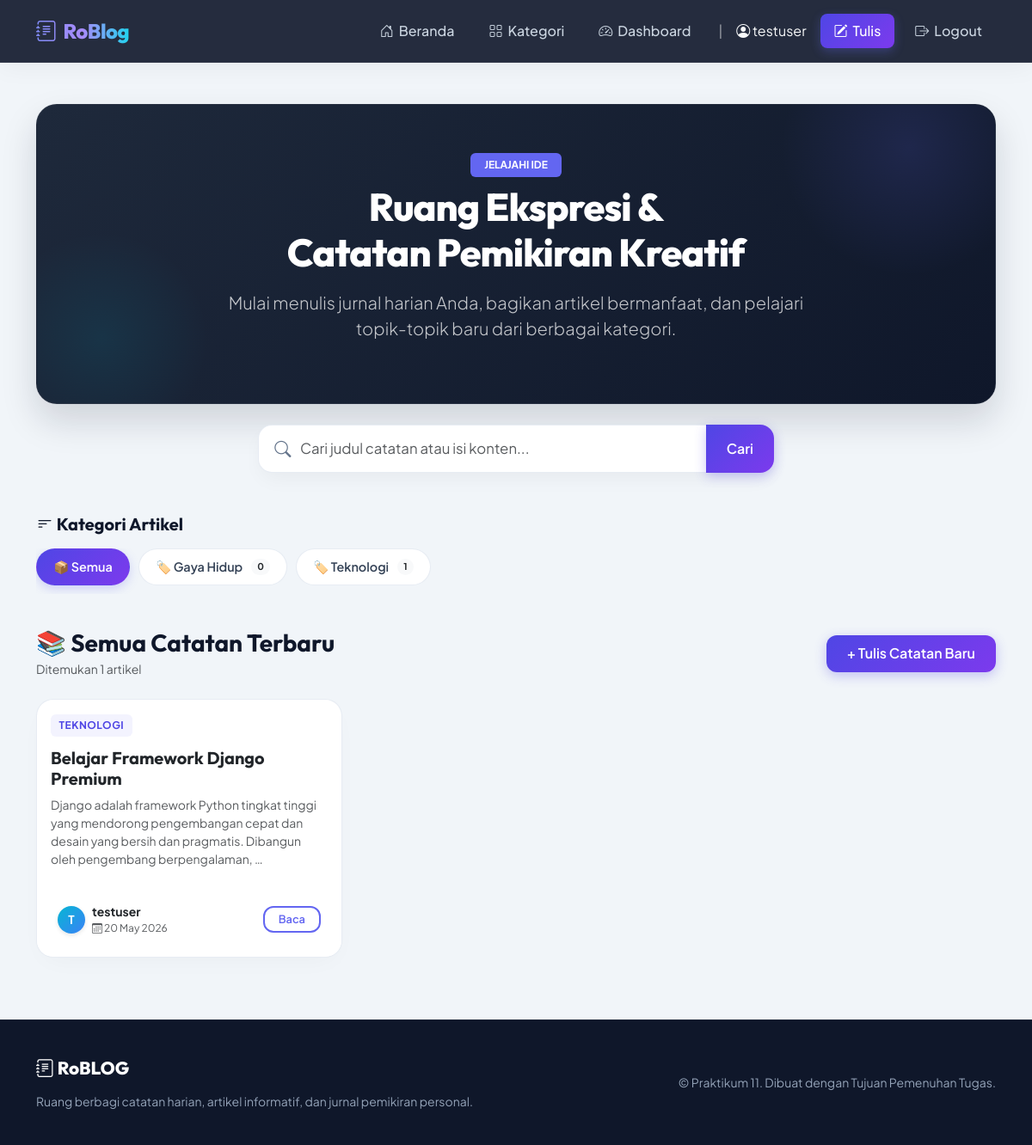
Screenshot of / (signed in) with the database file from the repository.
### blog/models.py (models this page shows, shortened)
class Category(models.Model):
    name = models.CharField(max_length=100, unique=True)
    slug = models.SlugField(max_length=100, unique=True, blank=True)
    description = models.TextField(blank=True, null=True)
    class Meta:
        verbose_name_plural = "Categories"

class Post(models.Model):
    title = models.CharField(max_length=200)
    content = models.TextField()
    author = models.ForeignKey(User, on_delete=models.CASCADE)
    category = models.ForeignKey(Category, on_delete=models.SET_NULL, null=True, blank=True, related_name='posts')
    created_at = models.DateTimeField(auto_now_add=True)
    updated_at = models.DateTimeField(auto_now=True)
    class Meta:
        ordering = ['-created_at']

### blog/views.py (the view)
# urls.py: path('', views.post_list, name='post-list'),
def post_list(request):
    posts = Post.objects.all().select_related('author', 'category')
    categories = Category.objects.all().annotate(post_count=Count('posts'))
    query = request.GET.get('q', '')
    if query:
        posts = posts.filter(
            Q(title__icontains=query) |
            Q(content__icontains=query)
        )
    category_slug = request.GET.get('category', '')
    active_category = None
    if category_slug:
        active_category = get_object_or_404(Category, slug=category_slug)
        posts = posts.filter(category=active_category)
    return render(request, 'blog/post_list.html', {
        'posts': posts,
        'categories': categories,
        'query': query,
        'active_category': active_category,
    })

### blog/templates/blog/post_list.html (shortened to what this page needs)
{% extends 'blog/base.html' %}
{% block content %}
<div class="hero-card text-center text-white">
    <div class="col-lg-8 mx-auto">
        <span class="badge bg-indigo mb-2 px-3 py-2 text-uppercase fw-bold" style="background-color: #6366f1;">Jelajahi Ide</span>
        <h1 class="hero-title text-white">Ruang Ekspresi & <br>Catatan Pemikiran Kreatif</h1>
        <p class="lead text-light-50 mt-3 opacity-75">
            Mulai menulis jurnal harian Anda, bagikan artikel bermanfaat, dan pelajari topik-topik baru dari berbagai kategori.
        </p>
    </div>
</div>
<div class="search-container">
    <form method="GET" action="{% url 'post-list' %}">
        <div class="position-relative">
            <i class="bi bi-search search-icon"></i>
            <input type="text" name="q" value="{{ query }}" placeholder="Cari judul catatan atau isi konten..." class="form-control search-box">
            <button type="submit" class="btn btn-premium position-absolute end-0 top-0 h-100 rounded-start-0" style="border-radius: 0 16px 16px 0;">
                Cari
            </button>
        </div>
    </form>
</div>
<div class="d-flex justify-content-between align-items-center mb-3">
    <h5 class="fw-bold m-0"><i class="bi bi-filter-left"></i> Kategori Artikel</h5>
</div>
<div class="category-scroll">
    <a href="{% url 'post-list' %}{% if query %}?q={{ query }}{% endif %}" class="pill-item {% if not active_category %}active{% endif %}">
        📦 Semua
    </a>
    {% for cat in categories %}
        <a href="{% url 'post-list' %}?category={{ cat.slug }}{% if query %}&q={{ query }}{% endif %}"
           class="pill-item {% if active_category.slug == cat.slug %}active{% endif %}">
            🏷️ {{ cat.name }} <span class="badge rounded-pill bg-light text-dark ms-1 small">{{ cat.post_count }}</span>
        </a>
    {% endfor %}
</div>
<div class="d-flex justify-content-between align-items-center mb-4">
    <div>
        <h3 class="m-0 fw-bold">
            {% if active_category %}
                Kategori: {{ active_category.name }}
            {% elif query %}
                Hasil Pencarian untuk: "{{ query }}"
            {% else %}
                📚 Semua Catatan Terbaru
            {% endif %}
        </h3>
        <p class="text-muted m-0 small mt-1">Ditemukan {{ posts|length }} artikel</p>
    </div>
    {% if user.is_authenticated %}
        <a href="{% url 'post-create' %}" class="btn btn-premium">+ Tulis Catatan Baru</a>
    {% endif %}
</div>
{% if posts %}
    <div class="row">
        {% for post in posts %}
        <div class="col-md-6 col-lg-4 mb-4">
            <div class="card card-premium h-100 d-flex flex-column justify-content-between">
                <div class="card-body">
                    {% if post.category %}
                        <span class="tag-category">{{ post.category.name }}</span>
                    {% else %}
                        <span class="tag-category" style="background: rgba(100,116,139,0.08); color: #64748b;">Umum</span>
                    {% endif %}
                    <h5 class="card-title mb-2">
                        <a href="{% url 'post-detail' post.pk %}" class="text-decoration-none text-dark hover-indigo" style="font-family: 'Outfit'; font-weight:700;">
                            {{ post.title }}
                        </a>
                    </h5>
                    <p class="card-text text-muted mb-4 small">
                        {{ post.content|truncatewords:20 }}
                    </p>
                </div>
                <div class="card-footer bg-white border-top-0 pt-0 pb-4 px-4 d-flex align-items-center justify-content-between">
                    <div class="d-flex align-items-center gap-2">
                        <div class="avatar-circle">
                            {{ post.author.username|slice:":1" }}
                        </div>
                        <div>
                            <p class="m-0 small fw-bold text-dark">{{ post.author.username }}</p>
                            <p class="m-0 small text-muted" style="font-size: 0.75rem;"><i class="bi bi-calendar3"></i> {{ post.created_at|date:"d M Y" }}</p>
                        </div>
                    </div>
                    <a href="{% url 'post-detail' post.pk %}" class="btn btn-sm btn-premium-outline px-3 py-1 text-center" style="font-size: 0.8rem;">
                        Baca
                    </a>
                </div>
            </div>
        </div>
        {% endfor %}
    </div>
{% endif %}
{% endblock %}

### blog/templates/blog/base.html (shortened to what this page needs)
<!DOCTYPE html>
<html lang="id">
<head>
    <link href="https://cdn.jsdelivr.net/npm/bootstrap@5.3.0/dist/css/bootstrap.min.css" rel="stylesheet">
    <link rel="stylesheet" href="https://cdn.jsdelivr.net/npm/bootstrap-icons@1.11.1/font/bootstrap-icons.css">
</head>
<body>
    <nav class="navbar navbar-expand-lg navbar-dark">
        <div class="container">
            <a class="navbar-brand" href="{% url 'post-list' %}">
                <i class="bi bi-journal-text text-indigo"></i>
                <span>RoBlog</span>
            </a>
            <div class="collapse navbar-collapse" id="mainNavbar">
                <ul class="navbar-nav ms-auto align-items-center gap-2 mt-3 mt-lg-0">
                    <li class="nav-item">
                        <a class="nav-link" href="{% url 'post-list' %}">
                            <i class="bi bi-house-door"></i> Beranda
                        </a>
                    </li>
                    <li class="nav-item">
                        <a class="nav-link" href="{% url 'category-list' %}">
                            <i class="bi bi-grid"></i> Kategori
                        </a>
                    </li>
                    {% if user.is_authenticated %}
                    <li class="nav-item">
                        <a class="nav-link" href="{% url 'dashboard' %}">
                            <i class="bi bi-speedometer2"></i> Dashboard
                        </a>
                    </li>
                    <span class="navbar-text text-light-50 px-2 d-none d-lg-inline">|</span>
                    <li class="nav-item">
                        <span class="navbar-text text-light me-2">
                            <i class="bi bi-person-circle"></i> {{ user.username }}
                        </span>
                    </li>
                    <li class="nav-item">
                        <a class="nav-link btn-write px-3 text-white" href="{% url 'post-create' %}">
                            <i class="bi bi-pencil-square"></i> Tulis
                        </a>
                    </li>
                    <li class="nav-item">
                        <a class="nav-link text-danger-hover" href="{% url 'logout' %}">
                            <i class="bi bi-box-arrow-right"></i> Logout
                        </a>
                    </li>
                    {% endif %}
                </ul>
            </div>
        </div>
    </nav>
    <div class="container my-5">
        {% block content %}{% endblock %}
    </div>
    <footer>
        <div class="container">
            <div class="row align-items-center">
                <div class="col-md-6 text-center text-md-start mb-3 mb-md-0">
                    <span class="footer-brand">
                        <i class="bi bi-journal-text text-indigo"></i> RoBLOG
                    </span>
                    <p class="mb-0 small text">Ruang berbagi catatan harian, artikel informatif, dan jurnal
                        pemikiran personal.</p>
                </div>
                <div class="col-md-6 text-center text-md-end">
                    <p class="mb-0 small">&copy; Praktikum 11. Dibuat dengan Tujuan Pemenuhan Tugas.</p>
                </div>
            </div>
        </div>
    </footer>
</body>
</html>

### blog/templates/blog/base.html (style rules this page uses)
:root { --primary-grad: linear-gradient(135deg, #4f46e5 0%, #7c3aed 100%); --accent-grad: linear-gradient(135deg, #06b6d4 0%, #3b82f6 100%); --navy-dark: #0f172a; --navy-slate: #1e293b; --navy-light: #f8fafc; --text-main: #334155; --text-muted: #64748b; }
body { font-family: 'Plus Jakarta Sans', sans-serif; background-color: #f1f5f9; color: var(--text-main); min-height: 100vh; display: flex; flex-direction: column; overflow-x: hidden; }
h1, h2, h3, h4, h5, h6 { font-family: 'Outfit', sans-serif; font-weight: 700; color: var(--navy-dark); }
.navbar { background: rgba(15, 23, 42, 0.9) !important; backdrop-filter: blur(12px); -webkit-backdrop-filter: blur(12px); border-bottom: 1px solid rgba(255, 255, 255, 0.08); padding: 0.8rem 0; box-shadow: 0 4px 30px rgba(0, 0, 0, 0.05); position: sticky; top: 0; z-index: 1030; transition: all 0.3s ease; }
.navbar-brand { font-family: 'Outfit', sans-serif; font-size: 1.5rem; font-weight: 800; background: linear-gradient(to right, #818cf8, #a78bfa, #22d3ee); -webkit-background-clip: text; -webkit-text-fill-color: transparent; letter-spacing: -0.5px; display: flex; align-items: center; gap: 8px; }
.nav-link { font-weight: 500; color: #cbd5e1 !important; padding: 0.5rem 1rem !important; border-radius: 8px; transition: all 0.2s ease; display: flex; align-items: center; gap: 6px; }
.nav-link.btn-write { background: var(--primary-grad); color: #ffffff !important; box-shadow: 0 4px 12px rgba(99, 102, 241, 0.3); }
.btn-premium { background: var(--primary-grad); border: none; color: white; font-weight: 600; border-radius: 12px; padding: 0.6rem 1.5rem; box-shadow: 0 4px 14px rgba(79, 70, 229, 0.3); transition: all 0.3s cubic-bezier(0.4, 0, 0.2, 1); }
.btn-premium-outline { background: transparent; border: 2px solid #6366f1; color: #6366f1; font-weight: 600; border-radius: 12px; padding: 0.5rem 1.4rem; transition: all 0.3s ease; }
.card-premium { background: #ffffff; border: 1px solid rgba(226, 232, 240, 0.8); border-radius: 20px; box-shadow: 0 10px 30px -10px rgba(0, 0, 0, 0.04); transition: all 0.3s cubic-bezier(0.4, 0, 0.2, 1); overflow: hidden; }
footer { background: var(--navy-dark); color: #94a3b8; padding: 2.5rem 0; margin-top: auto; border-top: 1px solid rgba(255, 255, 255, 0.05); }
.footer-brand { font-family: 'Outfit', sans-serif; font-size: 1.3rem; font-weight: 800; color: #ffffff; margin-bottom: 0.8rem; display: inline-block; }

### rows the page displays
Category: name "Gaya Hidup", post_count "0"
Category: name "Teknologi", post_count "1"
Post: category.name "TEKNOLOGI", title "Belajar Framework Django Premium", content "Django adalah framework Python tingkat tinggi yang mendorong pengembangan cepat dan desain yang bersih dan pragmatis. Dibangun oleh pengembang berpengalaman, …", author.username "T", author.username "testuser", created_at "20 May 2026"

### other values shown
{{ user.username }} "testuser"
{{ posts|length }} "1"
